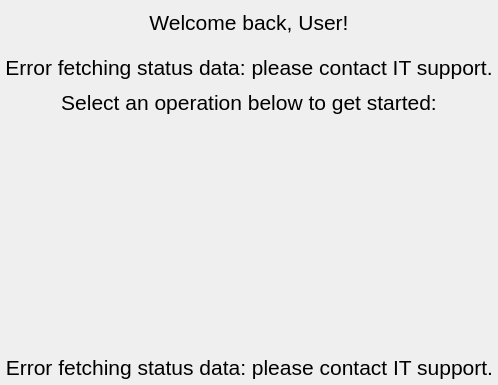
     <widget class="QWidget" name="page_0">
      <property name="styleSheet">
       <string notr="true">QFrame {
	  font-size: 16pt;
       }</string>
      </property>
      <layout class="QVBoxLayout" name="page_3_layout">
       <property name="spacing">
        <number>5</number>
       </property>
       <property name="leftMargin">
        <number>5</number>
       </property>
       <property name="topMargin">
        <number>5</number>
       </property>
       <property name="rightMargin">
        <number>5</number>
       </property>
       <property name="bottomMargin">
        <number>5</number>
       </property>
       <item>
        <widget class="QFrame" name="frame">
         <property name="maximumSize">
          <size>
           <width>16777215</width>
           <height>150</height>
          </size>
         </property>
         <property name="frameShape">
          <enum>QFrame::NoFrame</enum>
         </property>
         <property name="frameShadow">
          <enum>QFrame::Raised</enum>
         </property>
        </widget>
       </item>
       <item>
        <widget class="QFrame" name="main_frame_logged">
         <property name="maximumSize">
          <size>
           <width>16777215</width>
           <height>16777215</height>
          </size>
         </property>
         <property name="frameShape">
          <enum>QFrame::NoFrame</enum>
         </property>
         <property name="frameShadow">
          <enum>QFrame::Plain</enum>
         </property>
         <property name="lineWidth">
          <number>1</number>
         </property>
         <layout class="QVBoxLayout" name="verticalLayout_3">
          <property name="spacing">
           <number>0</number>
          </property>
          <property name="leftMargin">
           <number>0</number>
          </property>
          <property name="topMargin">
           <number>0</number>
          </property>
          <property name="rightMargin">
           <number>0</number>
          </property>
          <property name="bottomMargin">
           <number>0</number>
          </property>
          <item>
           <widget class="QLabel" name="label_welcome">
            <property name="maximumSize">
             <size>
              <width>16777215</width>
              <height>100</height>
             </size>
            </property>
            <property name="font">
             <font>
              <family>Ubuntu</family>
              <pointsize>45</pointsize>
              <italic>false</italic>
              <bold>false</bold>
             </font>
            </property>
            <property name="styleSheet">
             <string notr="true">font: 45pt &quot;Ubuntu&quot;;
color: &quot;#4f9fee&quot;</string>
            </property>
            <property name="text">
             <string>Welcome back, User!</string>
            </property>
            <property name="alignment">
             <set>Qt::AlignCenter</set>
            </property>
           </widget>
          </item>
          <item>
           <widget class="QFrame" name="frame_2">
            <property name="minimumSize">
             <size>
              <width>0</width>
              <height>20</height>
             </size>
            </property>
            <property name="maximumSize">
             <size>
              <width>16777215</width>
              <height>10</height>
             </size>
            </property>
            <property name="frameShape">
             <enum>QFrame::NoFrame</enum>
            </property>
            <property name="frameShadow">
             <enum>QFrame::Raised</enum>
            </property>
           </widget>
          </item>
          <item>
           <widget class="QLabel" name="label_datetime">
            <property name="text">
             <string>Error fetching status data: please contact IT support.</string>
            </property>
            <property name="alignment">
             <set>Qt::AlignHCenter|Qt::AlignTop</set>
            </property>
           </widget>
          </item>
          <item>
           <widget class="QFrame" name="frame_4">
            <property name="minimumSize">
             <size>
              <width>0</width>
              <height>10</height>
             </size>
            </property>
            <property name="maximumSize">
             <size>
              <width>16777215</width>
              <height>10</height>
             </size>
            </property>
            <property name="frameShape">
             <enum>QFrame::NoFrame</enum>
            </property>
            <property name="frameShadow">
             <enum>QFrame::Raised</enum>
            </property>
           </widget>
          </item>
          <item>
           <widget class="QLabel" name="label_4">
            <property name="maximumSize">
             <size>
              <width>16777215</width>
              <height>75</height>
             </size>
            </property>
            <property name="text">
             <string>Select an operation below to get started:</string>
            </property>
            <property name="alignment">
             <set>Qt::AlignCenter</set>
            </property>
           </widget>
          </item>
          <item>
           <widget class="QFrame" name="logged_btn_logged_frame">
            <property name="minimumSize">
             <size>
              <width>0</width>
              <height>160</height>
             </size>
            </property>
            <property name="frameShape">
             <enum>QFrame::NoFrame</enum>
            </property>
            <property name="frameShadow">
             <enum>QFrame::Raised</enum>
            </property>
            <layout class="QHBoxLayout" name="layout_btn_logged_frame">
             <property name="spacing">
              <number>15</number>
             </property>
             <property name="rightMargin">
              <number>9</number>
             </property>
             <item>
              <widget class="QFrame" name="frame_btn_mleft">
               <property name="maximumSize">
                <size>
                 <width>50</width>
                 <height>16777215</height>
                </size>
               </property>
               <property name="frameShape">
                <enum>QFrame::NoFrame</enum>
               </property>
               <property name="frameShadow">
                <enum>QFrame::Raised</enum>
               </property>
              </widget>
             </item>
             <item>
              <widget class="QFrame" name="frame_btn_stat">
               <property name="minimumSize">
                <size>
                 <width>0</width>
                 <height>0</height>
                </size>
               </property>
               <property name="frameShape">
                <enum>QFrame::NoFrame</enum>
               </property>
               <property name="frameShadow">
                <enum>QFrame::Plain</enum>
               </property>
               <layout class="QVBoxLayout" name="layout_frame_btn_stat">
                <property name="spacing">
                 <number>0</number>
                </property>
                <property name="leftMargin">
                 <number>0</number>
                </property>
                <property name="topMargin">
                 <number>0</number>
                </property>
                <property name="rightMargin">
                 <number>0</number>
                </property>
                <property name="bottomMargin">
                 <number>0</number>
                </property>
               </layout>
              </widget>
             </item>
             <item>
              <widget class="QFrame" name="frame_btn_manage">
               <property name="minimumSize">
                <size>
                 <width>0</width>
                 <height>0</height>
                </size>
               </property>
               <property name="frameShape">
                <enum>QFrame::NoFrame</enum>
               </property>
               <property name="frameShadow">
                <enum>QFrame::Raised</enum>
               </property>
               <layout class="QVBoxLayout" name="layout_frame_btn_manage">
                <property name="spacing">
                 <number>0</number>
                </property>
                <property name="leftMargin">
                 <number>0</number>
                </property>
                <property name="topMargin">
                 <number>0</number>
                </property>
                <property name="rightMargin">
                 <number>0</number>
                </property>
                <property name="bottomMargin">
                 <number>0</number>
                </property>
               </layout>
              </widget>
             </item>
             <item>
              <widget class="QFrame" name="frame_btn_newday">
               <property name="frameShape">
                <enum>QFrame::NoFrame</enum>
               </property>
               <property name="frameShadow">
                <enum>QFrame::Raised</enum>
               </property>
               <layout class="QVBoxLayout" name="layout_frame_btn_newday">
                <property name="spacing">
                 <number>0</number>
                </property>
                <property name="leftMargin">
                 <number>0</number>
                </property>
                <property name="topMargin">
                 <number>0</number>
                </property>
                <property name="rightMargin">
                 <number>0</number>
                </property>
                <property name="bottomMargin">
                 <number>0</number>
                </property>
               </layout>
              </widget>
             </item>
             <item>
              <widget class="QFrame" name="frame_btn_logout">
               <property name="frameShape">
                <enum>QFrame::NoFrame</enum>
               </property>
               <property name="frameShadow">
                <enum>QFrame::Raised</enum>
               </property>
               <layout class="QVBoxLayout" name="layout_frame_btn_logout">
                <property name="spacing">
                 <number>0</number>
                </property>
                <property name="leftMargin">
                 <number>0</number>
                </property>
                <property name="topMargin">
                 <number>0</number>
                </property>
                <property name="rightMargin">
                 <number>0</number>
                </property>
                <property name="bottomMargin">
                 <number>0</number>
                </property>
               </layout>
              </widget>
             </item>
             <item>
              <widget class="QFrame" name="frame_btn_sright">
               <property name="minimumSize">
                <size>
                 <width>0</width>
                 <height>0</height>
                </size>
               </property>
               <property name="maximumSize">
                <size>
                 <width>50</width>
                 <height>16777215</height>
                </size>
               </property>
               <property name="frameShape">
                <enum>QFrame::NoFrame</enum>
               </property>
               <property name="frameShadow">
                <enum>QFrame::Raised</enum>
               </property>
              </widget>
             </item>
            </layout>
           </widget>
          </item>
         </layout>
        </widget>
       </item>
       <item>
        <widget class="QFrame" name="frame_6">
         <property name="minimumSize">
          <size>
           <width>0</width>
           <height>100</height>
          </size>
         </property>
         <property name="maximumSize">
          <size>
           <width>16777215</width>
           <height>120</height>
          </size>
         </property>
         <property name="frameShape">
          <enum>QFrame::NoFrame</enum>
         </property>
         <property name="frameShadow">
          <enum>QFrame::Raised</enum>
         </property>
         <layout class="QHBoxLayout" name="horizontalLayout_2">
          <property name="spacing">
           <number>0</number>
          </property>
          <property name="leftMargin">
           <number>0</number>
          </property>
          <property name="topMargin">
           <number>0</number>
          </property>
          <property name="rightMargin">
           <number>0</number>
          </property>
          <property name="bottomMargin">
           <number>0</number>
          </property>
          <item>
           <widget class="QLabel" name="label_status">
            <property name="minimumSize">
             <size>
              <width>0</width>
              <height>0</height>
             </size>
            </property>
            <property name="maximumSize">
             <size>
              <width>16777215</width>
              <height>16777215</height>
             </size>
            </property>
            <property name="styleSheet">
             <string notr="true">font: 10pt &quot;Ubuntu&quot;;</string>
            </property>
            <property name="text">
             <string>Error fetching status data: please contact IT support.</string>
            </property>
            <property name="alignment">
             <set>Qt::AlignBottom|Qt::AlignRight|Qt::AlignTrailing</set>
            </property>
           </widget>
          </item>
         </layout>
        </widget>
       </item>
      </layout>
     </widget>
